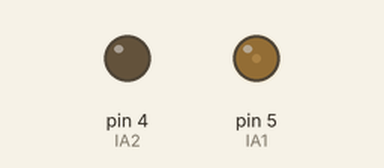
This sketch was run on a simulated Arduino Nano, built with avr-gcc and run on an emulated ATmega328P. Shown: output pins drawn as LEDs (lit = HIGH).

Above: at 0.1 s.
At 10.1 s:
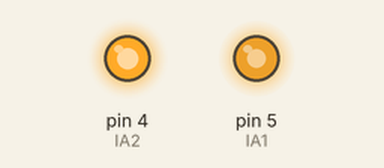
Timing chart, 0 to 21.5 s (numbered marks = the images above):
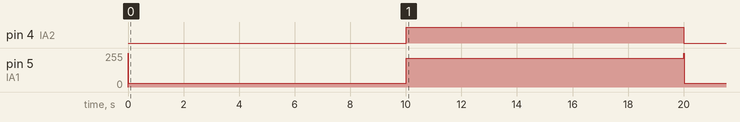

The sketch:

Arduino_Nano.ino
```cpp
const int IA1 = 5;
const int IA2 = 4;

void setup() {
  pinMode(IA1, OUTPUT);
  pinMode(IA2, OUTPUT);

  analogWrite(IA1, HIGH);
  analogWrite(IA2, HIGH);

  digitalWrite(4, 0);
  analogWrite(5, 255);
  delay(10);
  digitalWrite(4, 0);
  analogWrite(5, 30);
  delay(10000);
  digitalWrite(4, 1);
  analogWrite(5, 215);
  delay(10000);
  digitalWrite(4, 0);
  analogWrite(5, 255);
  delay(15);
  digitalWrite(4, 0);
  analogWrite(5, 30);
  delay(10000);
}

void loop() {
}
```
